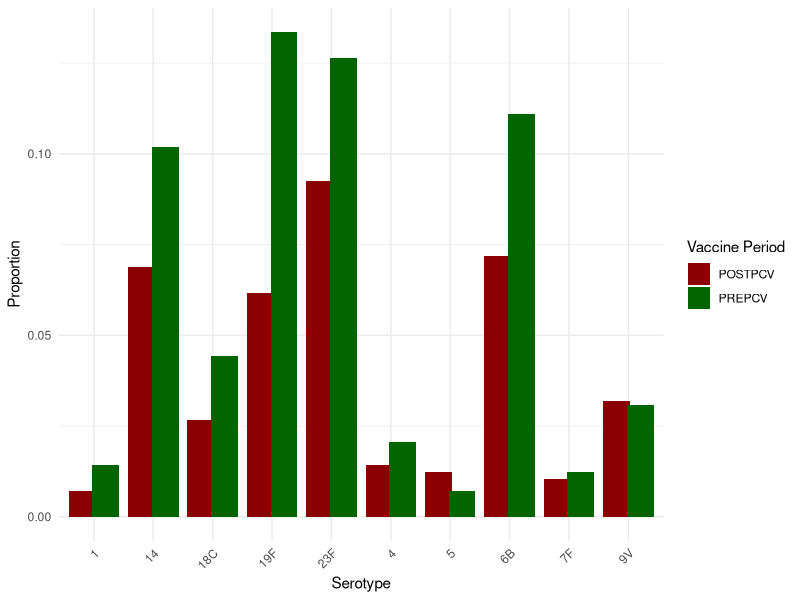
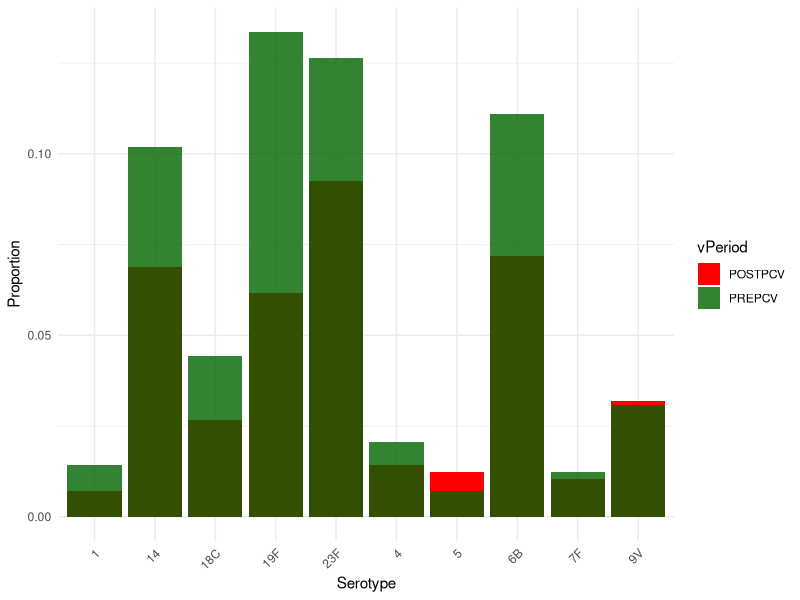
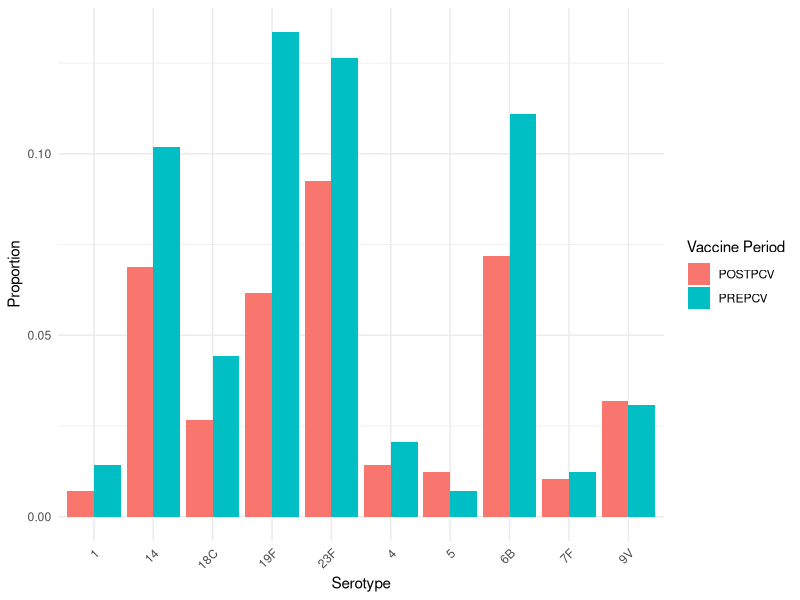
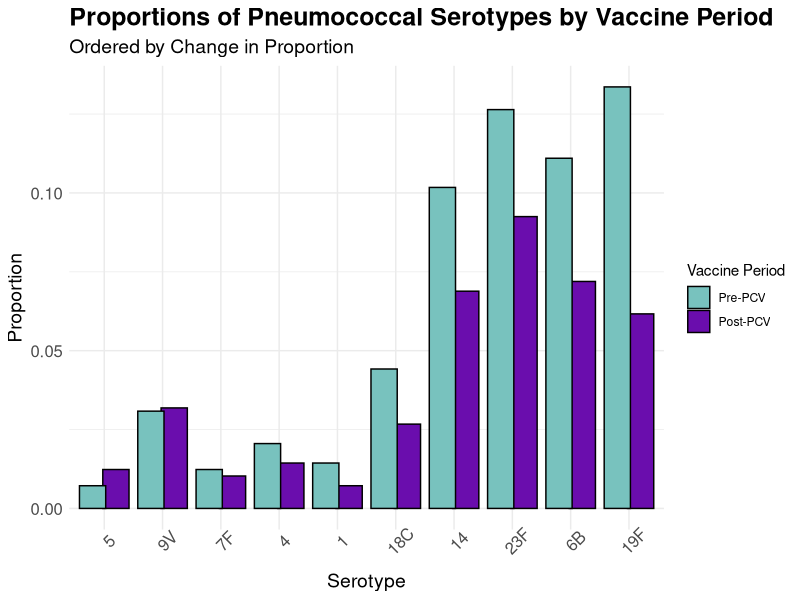
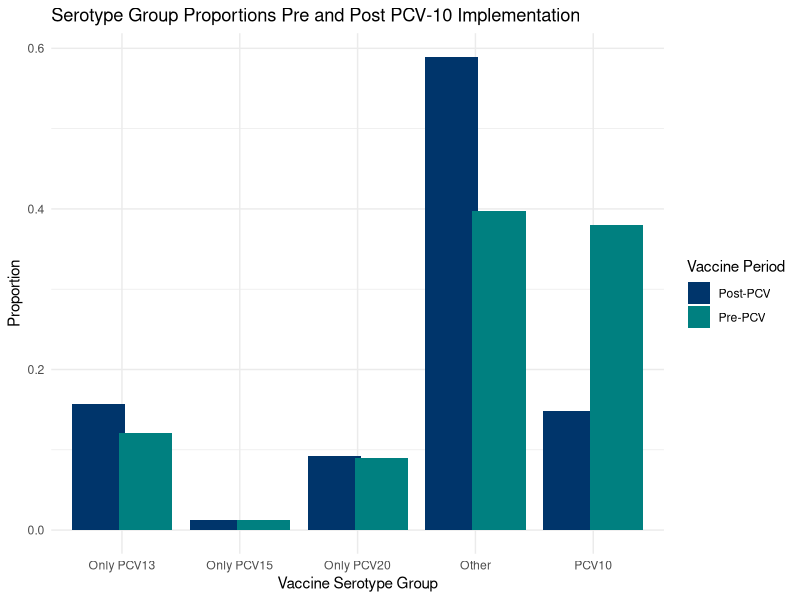
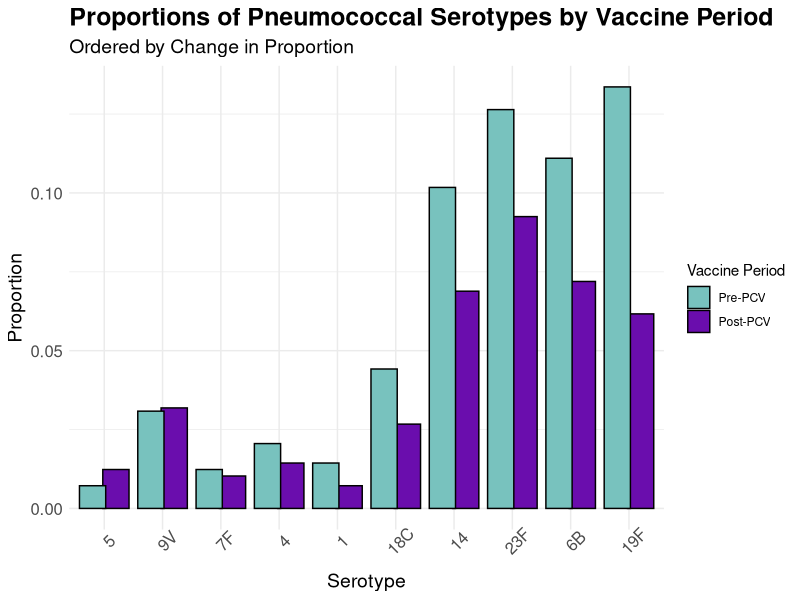

Write R code to recreate these figures, in order.
## ---- chunk 1
library(ggplot2)
library(dplyr)
library(tidyr)
## ---- chunk 2
# Loading in the datasets
nepalGps = read.csv("nepal_gps.csv")
nepalNonGps = read.csv("nepal.csv")
## ---- chunk 3
# Selecting only the columns we need from the gps data
GpsShortened <- nepalGps[, c("Year", "Clinical_manifestation", "In_silico_serotype", "Vaccine_period")]
## ---- chunk 4
# Adding a column of whether or not the serotype was targeted in the PCV10 vaccine
pcv10Serotypes1 <- c('1', '4', '5', '6B', '7F', '9V', '14', '18C', '19F', '23F')

GpsShortened$PCV10_group <- ifelse(GpsShortened$In_silico_serotype %in% pcv10Serotypes1,"PCV10", "Non-PCV10")
## ---- chunk 5
# Selecting only carriage cases and cleaning
pcv10GpsCarriage <- GpsShortened %>%
  filter(Clinical_manifestation == "CARRIAGE") %>%
  filter(!(In_silico_serotype %in% c("COVERAGE TOO LOW", "UNTYPABLE", "SWISS_NT", "ALTERNATIVE_ALIB_NT"))) %>%
    mutate(vPeriod = case_when(
    Vaccine_period == "POSTPCV10-2YR" ~ "POSTPCV",
    Vaccine_period == "POSTPCV10-3YR" ~ "POSTPCV",
    TRUE ~ Vaccine_period 
  ))
## ---- chunk 6
# Grouping by year and serotype
#readyAlmost <- pcv10GpsCarriage %>%
#  dplyr::select(Year, In_silico_serotype, PCV10_group, vPeriod) %>%
#  group_by(Year, In_silico_serotype) %>%
#  dplyr::summarize(IPDCount = n(), .groups = "drop")

readyAlmostGps <- pcv10GpsCarriage %>%
  dplyr::select(Year, In_silico_serotype, PCV10_group, vPeriod) %>%
  group_by(Year, In_silico_serotype) %>%
  dplyr::summarize(
    IPDCount = n(),
    PCV10_group = first(PCV10_group),     
    vPeriod = first(vPeriod),            
    .groups = "drop")
## ---- chunk 7
# Pivoting the non gps dataset
pcv10NonGpsCarriage <- nepalNonGps %>%
  # Selecting year columns
  dplyr::select(Serotype, X2014n, X2015n, X2017n, X2018n, X2019n, X2021n) %>%
  # Formating data frame
  pivot_longer(cols = starts_with('X'),
               names_to = "Year",
               values_to = "Count") %>%
  # Removing X and n from the year counts
  mutate(Year = gsub("X|n", "", Year)) %>%
  group_by(Serotype)
## ---- chunk 8
# Adding a column of whether or not it is pre or post pcv
pcv10NonGpsCarriage2 <- pcv10NonGpsCarriage %>%
  mutate(vPeriod = case_when(
    Year == "2014" ~ "PREPCV",
    Year == "2015" ~ "PREPCV",
    Year == "2017" ~ "POSTPCV",
    Year == "2018" ~ "POSTPCV",
    Year == "2019" ~ "POSTPCV",
    Year == "2021" ~ "POSTPCV"))
## ---- chunk 9
nonGpsCleaned <- pcv10NonGpsCarriage2 %>% 
  filter(!(Serotype == "PCV10serotypes" | Serotype == "Total"))
## ---- chunk 10
# Adding a column that is whether or not the serotype is targeted by PCV10 or not
nonGpsCleaned2 <- nonGpsCleaned %>%
  mutate(PCV10_group = case_when(
    Serotype == "1" ~ "PCV10",
    Serotype == "4" ~ "PCV10",
    Serotype == "5" ~ "PCV10",
    Serotype == "6B" ~ "PCV10",
    Serotype == "7F" ~ "PCV10",
    Serotype == "9V" ~ "PCV10",
    Serotype == "14" ~ "PCV10",
    Serotype == "18C" ~ "PCV10",
    Serotype == "19F" ~ "PCV10",
    Serotype == "23F" ~ "PCV10",
    Serotype == "3" ~ "Non-PCV10",
    Serotype == "6A" ~ "Non-PCV10",
    Serotype == "19A" ~ "Non-PCV10",
    Serotype == "22F" ~ "Non-PCV10",
    Serotype == "33F" ~ "Non-PCV10",
    Serotype == "8" ~ "Non-PCV10",
    Serotype == "10A" ~ "Non-PCV10",
    Serotype == "11A" ~ "Non-PCV10",
    Serotype == "12F" ~ "Non-PCV10",
    Serotype == "15B" ~ "Non-PCV10",
    Serotype == "Other" ~ "Non-PCV10"))
## ---- chunk 11
# Renaming the serotype column for easy merging
names(readyAlmostGps)[names(readyAlmostGps) == "In_silico_serotype"] <- "Serotype"
## ---- chunk 12
# Merging the gps and nongps data together
mergedDf <- merge(readyAlmostGps, nonGpsCleaned2, by = c("Year", "Serotype", "vPeriod", "PCV10_group"), all = TRUE)
## ---- chunk 13
# Summing the counts from each dataset and filtering for only PCV10 serotypes for plotting purposes
mergedWithSum <- mergedDf %>%
  mutate(CCount = rowSums(across(c(IPDCount, Count)), na.rm = TRUE)) %>%
  dplyr::select(Year, Serotype, vPeriod, PCV10_group, CCount) %>%
  filter(PCV10_group == "PCV10")
## ---- chunk 14
# Calculating the proportion of cases from PCV10 serotypes out of all carriage cases
#serotypeProps <- mergedWithSum %>%
#  group_by(Vaccine_period, PCV10_group, In_silico_serotype) %>%  
#  summarise(n = n()) %>%  
#  mutate(proportion = n / sum(n))

# Step 1: Compute counts by vPeriod and Serotype
serotypeProps <- mergedWithSum %>%
  group_by(vPeriod, Serotype) %>%
  summarise(count = sum(CCount, na.rm = TRUE), .groups = "drop")

# Step 2: Compute proportions out of the grand total (not within vPeriod)
total_count_all <- sum(serotypeProps$count, na.rm = TRUE)

serotypeProps <- serotypeProps %>%
  mutate(proportion = count / total_count_all) %>%
  arrange(vPeriod)

## ---- chunk 15
#serotypeProps <- serotypeProps %>%
#  mutate(vPeriod = factor(vPeriod, levels = c("PREPCV", "POSTPCV")))


ggplot(serotypeProps, aes(x = Serotype, y = proportion, fill = vPeriod)) +
  geom_col(position = position_dodge(width = 0.8)) +
  scale_fill_manual(name = "Vaccine Period", values = c("PREPCV" = "darkgreen", "POSTPCV" = "darkred")) +
  labs(x = "Serotype", y = "Proportion") +
  theme_minimal() +
  theme(axis.text.x = element_text(angle = 45, hjust = 1))


## ---- chunk 16
# Creating a bar chart of pre vs post vaccine percentages of PCV10 serotypes ordered by percentage change by serotype
ggplot(serotypeProps, aes(x = Serotype, y = proportion)) +
  # Post period in background
  geom_col(data = subset(serotypeProps, vPeriod == "POSTPCV"),
           aes(fill = "POSTPCV"), 
           position = "identity") +
  # Pre period in foreground
  geom_col(data = subset(serotypeProps, vPeriod == "PREPCV"),
           aes(fill = "PREPCV"), 
           position = "identity", alpha = .8) +
  scale_fill_manual(name = "vPeriod", values = c("PREPCV" = "darkgreen", "POSTPCV" = "red")) +
  labs(x = "Serotype", y = "Proportion") +
  theme_minimal() +
  theme(axis.text.x = element_text(angle = 45, hjust = 1))
## ---- chunk 17
library(ggplot2)

ggplot(serotypeProps, aes(x = Serotype, y = proportion, fill = vPeriod)) +
  geom_col(position = "dodge") +
  labs(x = "Serotype", y = "Proportion", fill = "Vaccine Period") +
  theme_minimal() +
  theme(axis.text.x = element_text(angle = 45, hjust = 1))


## ---- chunk 18
# Getting the counts by serotype and period
preCounts <- serotypeProps %>%
  filter(vPeriod == "PREPCV") %>%
  dplyr::select(Serotype, preProp = proportion)

postCounts <- serotypeProps %>%
  filter(vPeriod == "POSTPCV") %>%
  dplyr::select(Serotype, postProp = proportion)
## ---- chunk 19
# Calculating the difference in proportions from pre to post pcv period
changeTable <- left_join(preCounts, postCounts, by = "Serotype") %>%
  mutate(diffProp = postProp - preProp) %>%
  arrange(desc(diffProp)) %>%
  mutate(Serotype = factor(Serotype, levels = Serotype))
## ---- chunk 20
# Factoring the serotype to make pre come before post
serotypeProps <- serotypeProps %>%
  mutate(Serotype = factor(Serotype, levels = levels(changeTable$Serotype)))
## ---- chunk 21
# Factoring so pre comes before post
serotypeProps$vPeriod <- factor(serotypeProps$vPeriod, levels = c("PREPCV", "POSTPCV"))

# Plotting
barProps <- 
ggplot(serotypeProps, aes(x = Serotype, y = proportion, fill = vPeriod)) +
  geom_col(position = position_dodge(width = 0.8), color = "black") +
  labs(title = "Proportions of Pneumococcal Serotypes by Vaccine Period",
       subtitle = "Ordered by Change in Proportion",
       x = "Serotype", y = "Proportion") +
  theme_minimal() +
  scale_fill_manual(
  name = "Vaccine Period",
  values = c("PREPCV" = "#78c2be", "POSTPCV" = "#6A0DAD"),
  labels = c("PREPCV" = "Pre-PCV", "POSTPCV" = "Post-PCV")
) +
  theme(panel.spacing = unit(2, 'lines'),
        axis.text.x = element_text(angle = 45, size = 12),
            axis.text.y = element_text(size = 12),
            axis.title = element_text(size = 12),
            axis.title.x = element_text(size = 14),
            axis.title.y =element_text(size = 14),
            plot.title = element_text(size = 18, face = "bold"),
            plot.subtitle = element_text(size = 14))
barProps
ggsave(filename="barChartProps.jpeg", plot = barProps, width=8, height=7)
## ---- chunk 22
# Using the same merge from above just without filtering for only PCV10 serotypes
mergedEVERYTHING <- mergedDf %>%
  mutate(CCount = rowSums(across(c(IPDCount, Count)), na.rm = TRUE)) %>%
  dplyr::select(Year, Serotype, vPeriod, PCV10_group, CCount)
## ---- chunk 23
# Defining other PCV groups
pcv10_serotypes <- c("1", "4", "5", "6B", "7F", "9V", "14", "18C", "19F", "23F")
pcv13_only      <- c("3", "6A", "19A")
pcv15_only      <- c("22F", "33F")
pcv20_only      <- c("8", "10A", "11A", "12F")
## ---- chunk 24
# Making a new variable that is more specific vaccine group
mergedEVERYTHING <- mergedEVERYTHING %>%
  mutate(vaccineGroup = case_when(
    Serotype %in% pcv10_serotypes ~ "PCV10",
    Serotype %in% pcv13_only ~ "Only PCV13",
    Serotype %in% pcv15_only ~ "Only PCV15",
    Serotype %in% pcv20_only ~ "Only PCV20",
    TRUE ~ "Other"
  ))

## ---- chunk 25
# Finding the counts of each case by vaccine group and period
groupProps <- mergedEVERYTHING %>%
  group_by(vPeriod, vaccineGroup) %>%
  summarise(count = sum(CCount, na.rm = TRUE), .groups = "drop")
## ---- chunk 26
# Calculating the proportion
groupProps <- groupProps %>%
  group_by(vPeriod) %>%
  mutate(proportion = count / sum(count)) %>%
  ungroup()
## ---- chunk 27
# Plotting
ggplot(groupProps, aes(x = vaccineGroup, y = proportion, fill = vPeriod)) +
  geom_col(position = position_dodge(width = 0.8)) +
  scale_fill_manual(
    name = "Vaccine Period",
    values = c("PREPCV" = "#008080", "POSTPCV" = "#00356B"),
    labels = c("PREPCV" = "Pre-PCV", "POSTPCV" = "Post-PCV")) +
  labs(
    x = "Vaccine Serotype Group",
    y = "Proportion",
    title = "Serotype Group Proportions Pre and Post PCV-10 Implementation") +
  theme_minimal()
